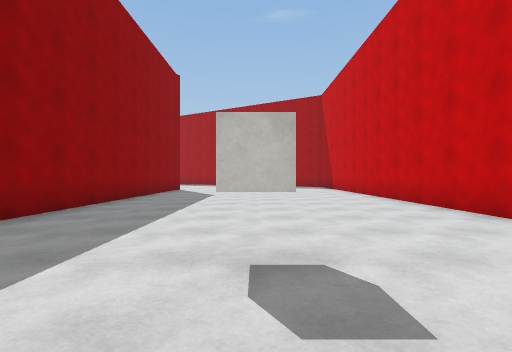
view 1 (above)

22 first-person views from a walk through a 3-D level made in the Unity game engine. The camera is 1.2 m above the floor, looks level and sees 85° across. The floor is counted in squares, 2 m on a side. Each view is taken from the middle of a square. On the plan, view 1 faces up. The plan holds only what a view shows up to about 9 squares ahead; the rest is blank. The place goes on beyond the plan. The player character is not drawn. Surface patterns are stand-ins for the level's own textures.

view 2
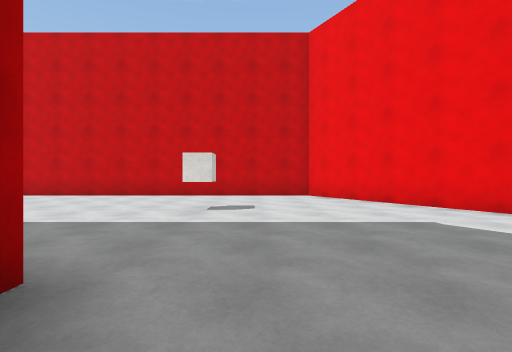

view 3
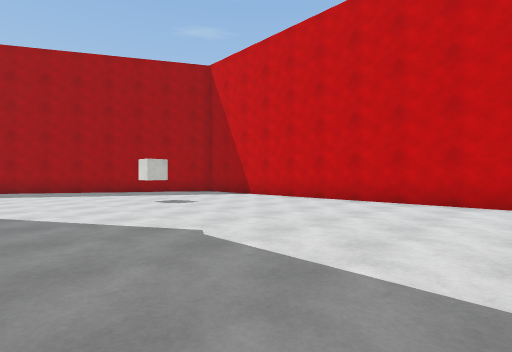

view 4
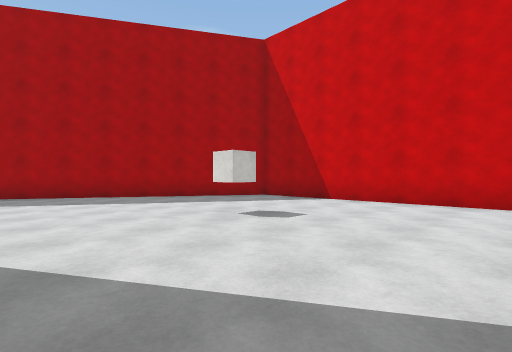

view 5
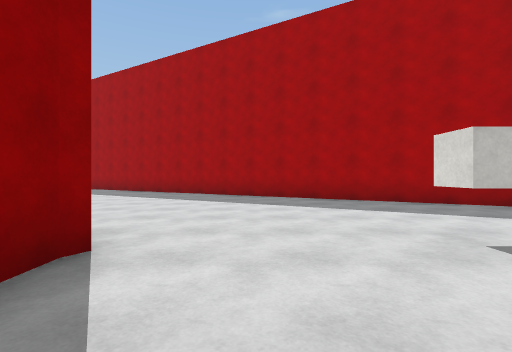

view 6
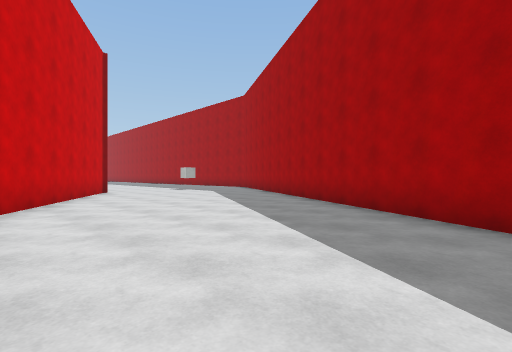

view 7
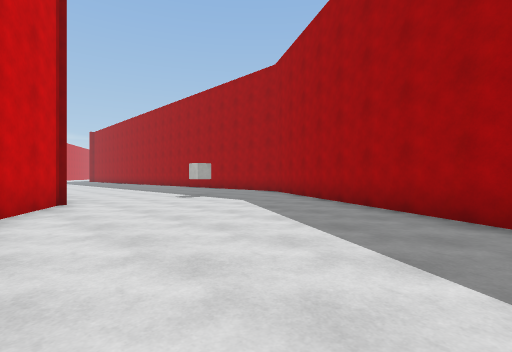

view 8
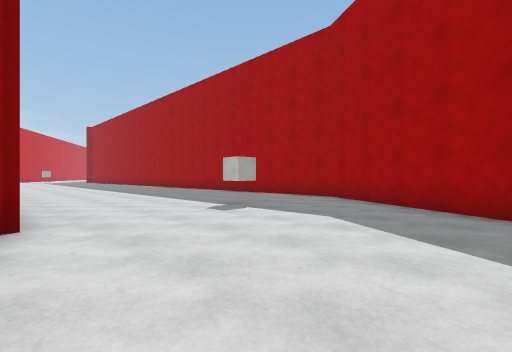

view 9
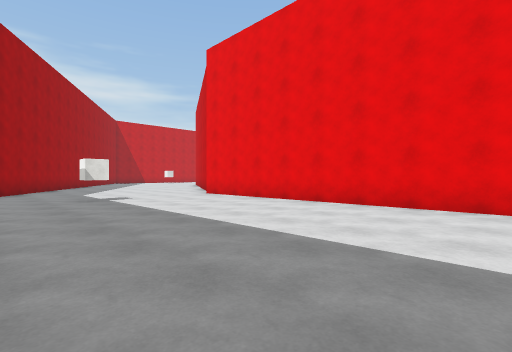

view 10
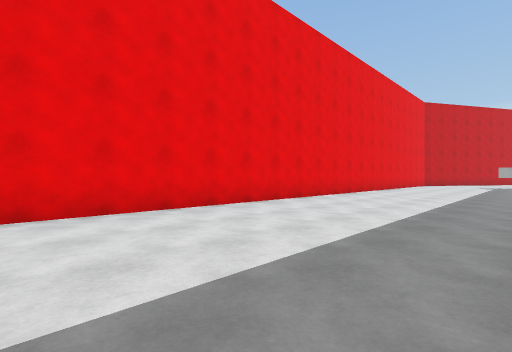

view 11
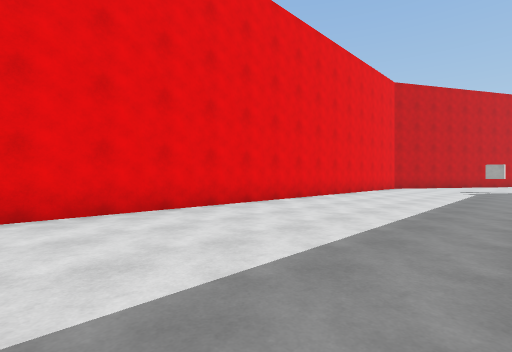

view 12
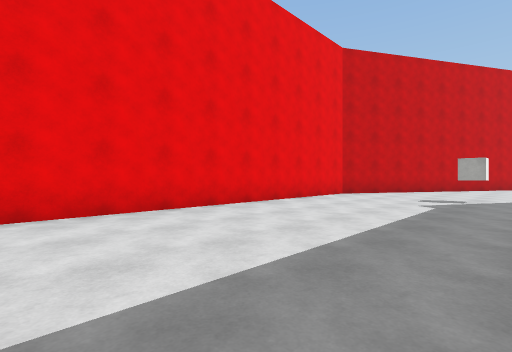

view 13
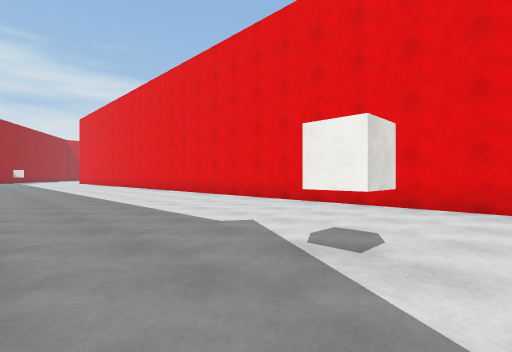

view 14
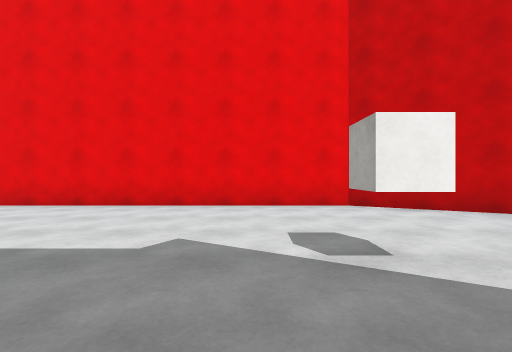

view 15
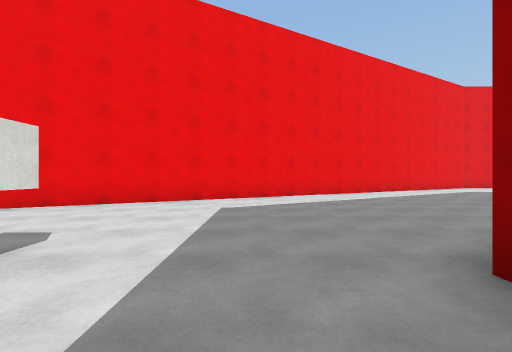

view 16
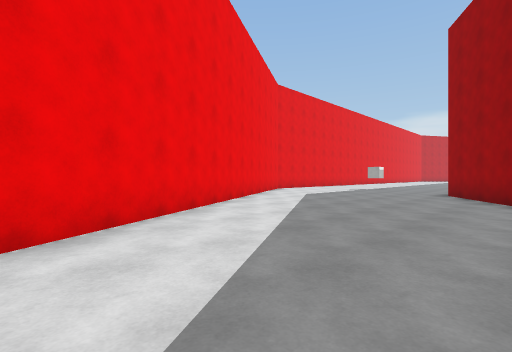

view 17
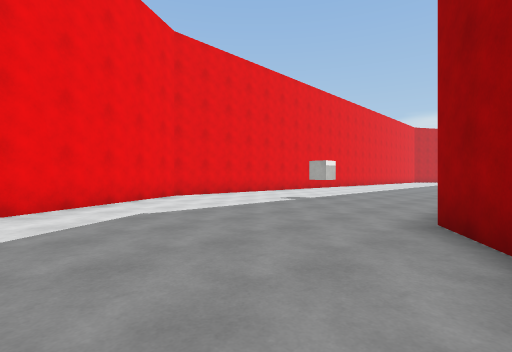

view 18
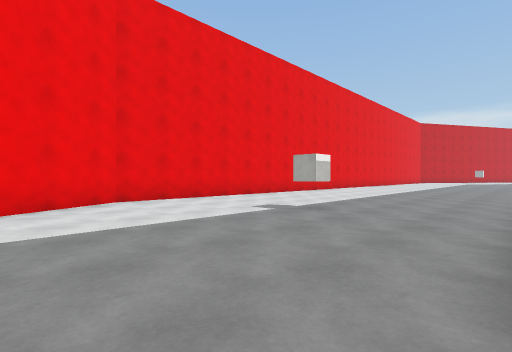

view 19
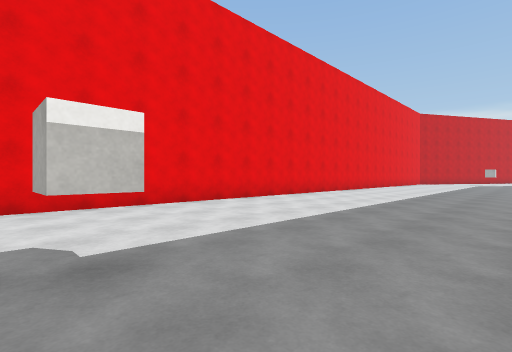

view 20
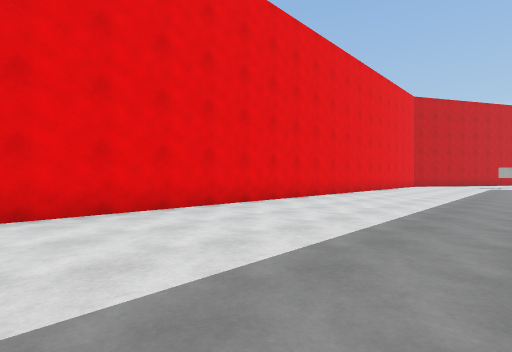

view 21
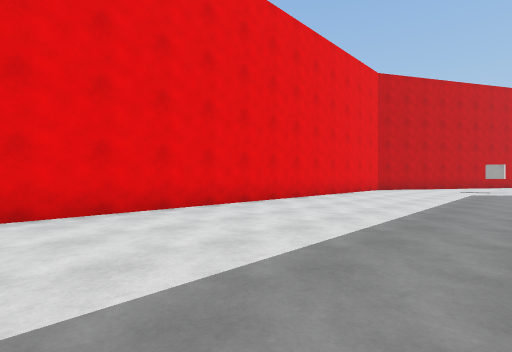

view 22
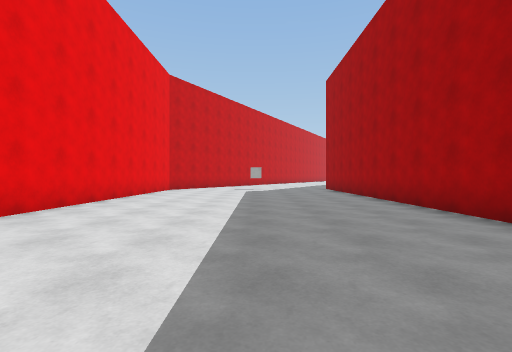

### Floor plan
Points are (right, up) in squares from view 1. A wall is a line through its corners. A room is listed if a view was taken in it or the views show most of it. See-through windows are left out.
Room 1 (views 1, 2, 3, 4, 5, 6, 7, 8, 9, 10, 11, 12, 13, 14, 15, 16, 17, 18, 19, 20, 21, 22)
walls: (-9.5, -1.3) (-12.1, -2.9); (-27.5, -2.7) (-33, -2.7); (-3.4, 9) (-3.4, 2.2); (-33, -9.7) (-12.2, -9.7) (3.6, -0.6) (3.6, 15.2) (-10.8, 23.5); (-3.4, 12.1) (-3.4, 11.5); (-12, 17.2) (-6.8, 14.2); (-38.5, 18.3) (-36.9, 17.3) (-12.9, 17.3)
objects: cube (-36, 21); cube (-14, -6); cube (-12, 21); cube (0, 2); cube (0, 13)

Where each view was taken, in squares from view 1:
view 1: 0 up, 0 right, facing up
view 2: 1 up, 5 left, facing right
view 3: 6 up, 3 left, facing up-right
view 4: 9 up, 3 left, facing up-right
view 5: 10 up, 2 left, facing up
view 6: 14 up, 1 left, facing up-left
view 7: 16 up, 5 left, facing up-left
view 8: 17 up, 8 left, facing up-left
view 9: 23 up, 20 left, facing down-right
view 10: 22 up, 18 left, facing down-left
view 11: 22 up, 23 left, facing down-left
view 12: 22 up, 28 left, facing down-left
view 13: 23 up, 37 left, facing down-right
view 14: 23 up, 35 left, facing down
view 15: 4 up, 2 left, facing down
view 16: 1 down, 2 left, facing down-left
view 17: 2 down, 8 left, facing down-left
view 18: 3 down, 10 left, facing down-left
view 19: 4 down, 14 left, facing down-left
view 20: 5 down, 19 left, facing down-left
view 21: 5 down, 24 left, facing down-left
view 22: 6 down, 24 left, facing left
